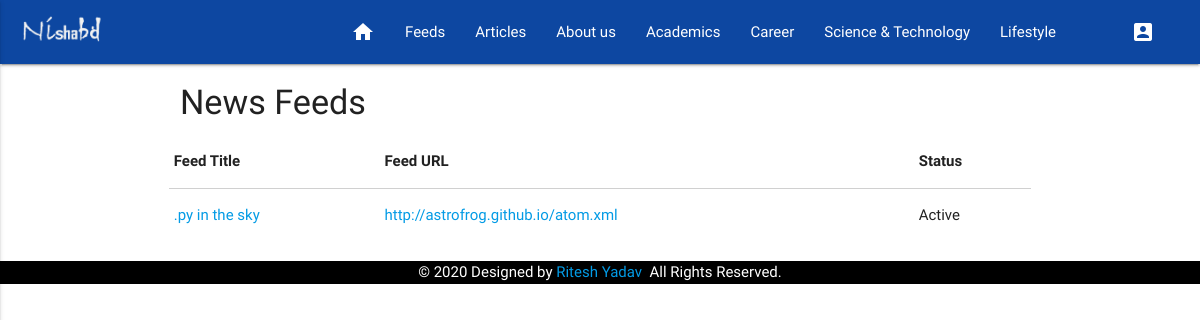
/news/feeds/, run on the app's committed database.
### news/models.py (models this page shows, shortened)
class Feed(models.Model):
    title = models.CharField(max_length=200)
    url = models.URLField(unique=True, help_text="Don't forget to add http:// or https:// to the URL")
    is_active = models.BooleanField(default=True)
    author = models.ForeignKey("auth.User",on_delete = models.CASCADE,verbose_name = "Author", null=True)
    created_date = models.DateTimeField(auto_now_add=True,verbose_name="Created Date",null=True)

### news/views.py (the view)
def feeds_list(request):
    feeds = Feed.objects.all()
    form = FeedForm
    context = {
        'feeds': feeds,
        'form': form,
    }
    return render(request, "feeds_list.html", context)

### news/templates/feeds_list.html (shortened to what this page needs)
{% extends "layout.html" %}
{% load static %}
{% block content %}
	<div class="container content-wrapper">
		<div class="content-heading">
	       <h4>News Feeds</h4>
	    </div>
	    <div class="row">
	    	<div class="col-xs-12">
	           	<div class="panel panel-default">
	               	<div class="panel-body">
	                  	<div class="table-responsive">
	                     	<table id="feed-table" class="table table-striped table-hover">
	                        	<thead>
	                           	 	<tr>
	                              	  	<th class="col-sm-5 wd-md">Feed Title</th>
	                              	  	<th class="col-md-5 hidden-sm hidden-xs">Feed URL</th>
	                              	  	<th class="col-sm-2">Status</th>
	                           	 	</tr>
										{% load static %}</thead>
	                        	<tbody>
									{% for feed in feeds %}
		                           	 	<tr>
		                              	  	<td>
												<a href="{% url 'news:feed-articles' feed_id=feed.id %}" title="Show articles from {{ feed.title }}">{{ feed.title }}</a>
		                              	  	</td>
		                              	  	<td class="hidden-sm hidden-xs">
										  	  	<a href="{{ feed.url }}" target="_blank" title="{{ feed.title }}">{{ feed.url }}</a>
		                              	  	</td>
		                              	  	<td>
												{% if feed.is_active %}
													<span class="mr-sm label label-success">Active</span>
												{% else %}
													<span class="mr-sm label label-danger">Inactive</span>
												{% endif %}
		                              	  	</td>
		                           	 	</tr>
									{% endfor %}
	                        	</tbody>
	                     	</table>
	                  	</div>
	               	</div>
	            </div>
	       	</div>
	    </div>
	</div>
{% endblock %}

### templates/layout.html (style rules this page uses)
td { border:2px sloid grey }

### data on the page
Feed: title ".py in the sky", url "http://astrofrog.github.io/atom.xml", is_active "Active"
